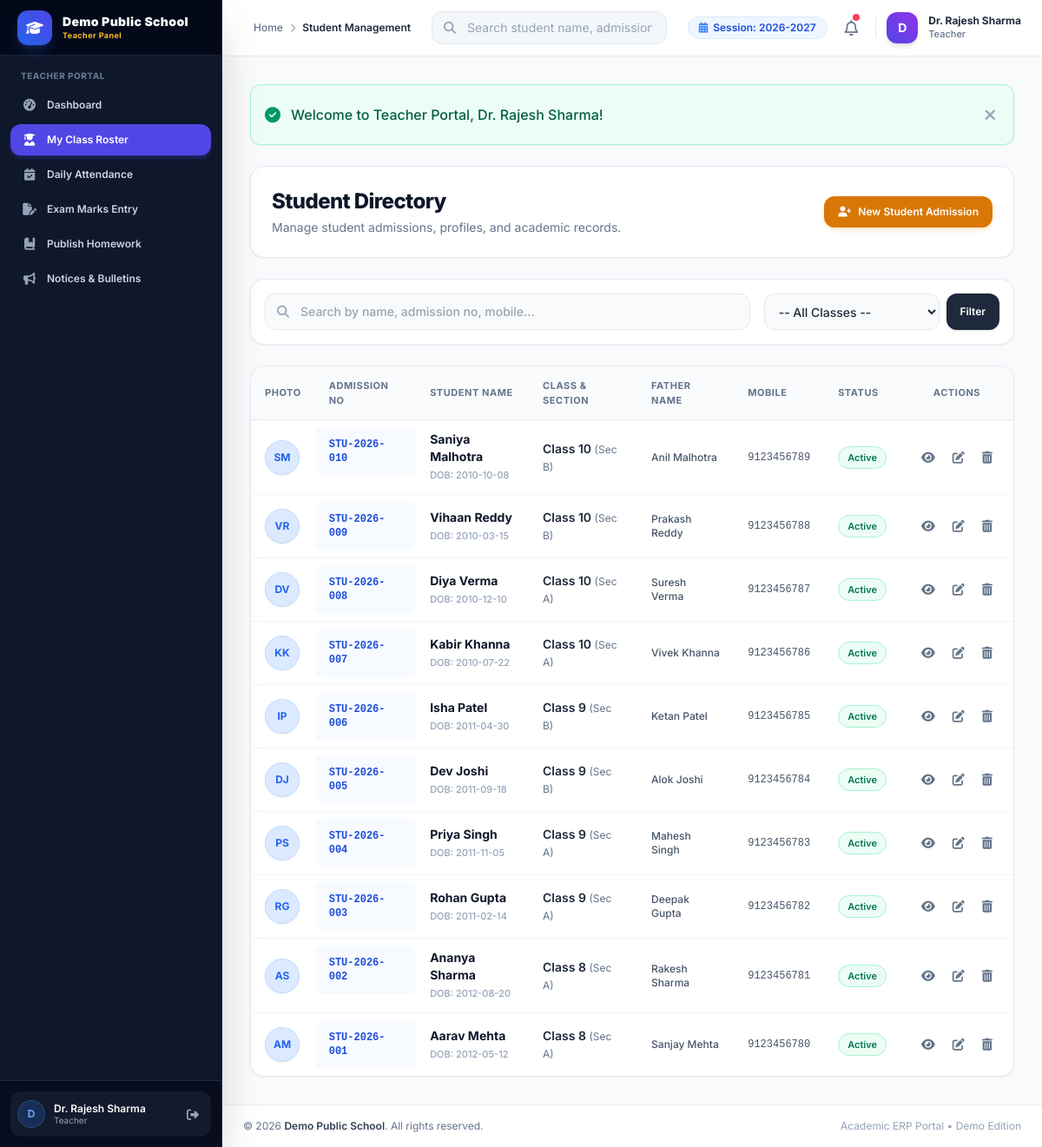
The app's page /admin/students/index.php (signed in) with its own data.
### tables this page shows
CREATE TABLE `school_settings` (
  `id` INT AUTO_INCREMENT PRIMARY KEY,
  `setting_key` VARCHAR(100) NOT NULL UNIQUE,
  `setting_value` TEXT DEFAULT NULL,
  `updated_at` DATETIME DEFAULT CURRENT_TIMESTAMP ON UPDATE CURRENT_TIMESTAMP
);

CREATE TABLE `students` (
  `id` INT AUTO_INCREMENT PRIMARY KEY,
  `admission_no` VARCHAR(30) NOT NULL UNIQUE,
  `password` VARCHAR(255) DEFAULT NULL,
  `first_name` VARCHAR(50) NOT NULL,
  `last_name` VARCHAR(50) NOT NULL,
  `father_name` VARCHAR(100) NOT NULL,
  `mother_name` VARCHAR(100) NOT NULL,
  `dob` DATE NOT NULL,
  `gender` ENUM('Male', 'Female', 'Other') NOT NULL,
  `class_id` INT NOT NULL,
  `section` VARCHAR(20) NOT NULL,
  `mobile` VARCHAR(20) NOT NULL,
  `email` VARCHAR(100) DEFAULT NULL,
  `address` TEXT,
  `admission_date` DATE NOT NULL,
  `photo` VARCHAR(255) DEFAULT NULL,
  `status` ENUM('Active', 'Inactive', 'Graduated') DEFAULT 'Active',
  `created_at` DATETIME DEFAULT CURRENT_TIMESTAMP,
  `updated_at` DATETIME DEFAULT CURRENT_TIMESTAMP ON UPDATE CURRENT_TIMESTAMP,
  FOREIGN KEY (`class_id`) REFERENCES `classes`(`id`) ON DELETE CASCADE
);

CREATE TABLE `classes` (
  `id` INT AUTO_INCREMENT PRIMARY KEY,
  `class_name` VARCHAR(50) NOT NULL,
  `section` VARCHAR(20) NOT NULL,
  `teacher_id` INT DEFAULT NULL,
  `room_number` VARCHAR(30) NOT NULL,
  `academic_session` VARCHAR(30) NOT NULL DEFAULT '2026-2027',
  `created_at` DATETIME DEFAULT CURRENT_TIMESTAMP,
  `updated_at` DATETIME DEFAULT CURRENT_TIMESTAMP ON UPDATE CURRENT_TIMESTAMP,
  FOREIGN KEY (`teacher_id`) REFERENCES `teachers`(`id`) ON DELETE SET NULL
);

### admin/students/index.php (the view, shortened to what the rows shown need)
<?php
require_once __DIR__ . '/../../includes/header.php';
try {
    $where = [];
    $params = [];
    $where_sql = !empty($where) ? "WHERE " . implode(" AND ", $where) : "";
    $sql = "SELECT s.*, c.class_name
            FROM students s
            LEFT JOIN classes c ON s.class_id = c.id
            $where_sql
            ORDER BY s.id DESC";
    $stmt = $pdo->prepare($sql);
    $stmt->execute($params);
    $students = $stmt->fetchAll();
} catch (PDOException $e) {
    set_flash('error', 'Database query failed: ' . $e->getMessage());
    $students = [];
    $classes = [];
}
?>
<div class="space-y-6">
    <div class="flex flex-col sm:flex-row sm:items-center justify-between gap-4 bg-white p-6 rounded-2xl border border-slate-200/80 shadow-sm">
        <div>
            <h1 class="text-2xl font-extrabold text-slate-900 tracking-tight">Student Directory</h1>
        </div>
    </div>
    <div class="bg-white rounded-2xl border border-slate-200/80 shadow-sm overflow-hidden">
        <div class="overflow-x-auto">
            <table class="w-full text-left border-collapse">
                <thead>
                    <tr class="bg-slate-50/80 border-b border-slate-200/80 text-[11px] font-bold text-slate-500 uppercase tracking-wider">
                        <th class="py-3.5 px-4">Photo</th>
                        <th class="py-3.5 px-4">Admission No</th>
                        <th class="py-3.5 px-4">Student Name</th>
                        <th class="py-3.5 px-4">Class & Section</th>
                        <th class="py-3.5 px-4">Father Name</th>
                        <th class="py-3.5 px-4">Mobile</th>
                        <th class="py-3.5 px-4">Status</th>
                        <th class="py-3.5 px-4 text-center">Actions</th>
                    </tr>
                </thead>
                <tbody class="divide-y divide-slate-100 text-sm font-medium text-slate-700">
                    <?php if (empty($students)): ?>
                        <tr>
                            <td colspan="8" class="py-12 text-center text-slate-400">
                                <i class="fa-solid fa-user-slash text-3xl mb-2 block text-slate-300"></i>
                                <span>No student records found matching the criteria.</span>
                            </td>
                        </tr>
                    <?php else: ?>
                        <?php foreach ($students as $s): ?>
                            <tr class="hover:bg-slate-50/80 transition-colors">
                                <td class="py-3 px-4">
                                    <div class="w-10 h-10 rounded-full bg-blue-100 text-blue-600 font-bold flex items-center justify-center text-xs overflow-hidden border border-blue-200 shadow-sm">
                                        <?php if (!empty($s['photo']) && file_exists(__DIR__ . '/../../assets/uploads/' . $s['photo'])): ?>
                                            <img src="<?= base_url('assets/uploads/' . e($s['photo'])) ?>" alt="Photo" class="w-full h-full object-cover">
                                        <?php else: ?>
                                            <?= strtoupper(substr($s['first_name'], 0, 1) . substr($s['last_name'], 0, 1)) ?>
                                        <?php endif; ?>
                                    </div>
                                </td>
                                <td class="py-3 px-4 font-mono text-xs font-bold text-blue-700 bg-blue-50/50 rounded-lg px-2 inline-block my-2"><?= e($s['admission_no']) ?></td>
                                <td class="py-3 px-4">
                                    <span class="font-bold text-slate-900 block"><?= e($s['first_name'] . ' ' . $s['last_name']) ?></span>
                                    <span class="text-[11px] text-slate-400">DOB: <?= e($s['dob']) ?></span>
                                </td>
                                <td class="py-3 px-4 font-semibold text-slate-800">
                                    <?= e($s['class_name'] ?? 'N/A') ?> <span class="text-xs text-slate-500 font-normal">(Sec <?= e($s['section']) ?>)</span>
                                </td>
                                <td class="py-3 px-4 text-xs text-slate-600"><?= e($s['father_name']) ?></td>
                                <td class="py-3 px-4 text-xs text-slate-600 font-mono"><?= e($s['mobile']) ?></td>
                                <td class="py-3 px-4">
                                    <span class="inline-flex items-center px-2.5 py-0.5 rounded-full text-[11px] font-semibold bg-emerald-50 text-emerald-700 border border-emerald-200">
                                        <?= e($s['status']) ?>
                                    </span>
                                </td>
                                <td class="py-3 px-4 text-center">
                                    <div class="flex items-center justify-center space-x-1">
                                        <a href="<?= base_url('admin/students/view.php?id=' . $s['id']) ?>" class="p-2 text-slate-500 hover:text-blue-600 hover:bg-blue-50 rounded-lg transition-colors" title="View Profile">
                                            <i class="fa-solid fa-eye text-sm"></i>
                                        </a>
                                        <a href="<?= base_url('admin/students/edit.php?id=' . $s['id']) ?>" class="p-2 text-slate-500 hover:text-amber-600 hover:bg-amber-50 rounded-lg transition-colors" title="Edit Student">
                                            <i class="fa-solid fa-pen-to-square text-sm"></i>
                                        </a>
                                        <a href="<?= base_url('admin/students/delete.php?id=' . $s['id'] . '&csrf=' . csrf_token()) ?>"
                                           onclick="return confirm('Are you sure you want to delete student <?= e($s['first_name'] . ' ' . $s['last_name']) ?>?');"
                                           class="p-2 text-slate-500 hover:text-rose-600 hover:bg-rose-50 rounded-lg transition-colors" title="Delete Student">
                                            <i class="fa-solid fa-trash-can text-sm"></i>
                                        </a>
                                    </div>
                                </td>
                            </tr>
                        <?php endforeach; ?>
                    <?php endif; ?>
                </tbody>
            </table>
        </div>
    </div>
</div>
<?php require_once __DIR__ . '/../../includes/footer.php'; ?>

### includes/sidebar.php (shortened to what the rows shown need)
<?php
if (is_admin()) {
    $dash_url = base_url('admin/dashboard.php');
    $role_badge = 'Admin Panel';
    $role_label = 'Administrator';
} elseif (is_accountant()) {
    $dash_url = base_url('admin/accounts/index.php');
    $role_badge = 'Accounts Dept';
    $role_label = 'Accountant';
} elseif (is_teacher()) {
    $dash_url = base_url('teacher/dashboard.php');
    $role_badge = 'Teacher Panel';
} else {
    $dash_url = base_url('student/dashboard.php');
    $role_badge = 'Student & Parent';
    $role_label = 'Student / Parent';
}
?>
<aside id="sidebar" class="fixed inset-y-0 left-0 z-50 w-64 bg-slate-900 text-slate-300 transform -translate-x-full md:translate-x-0 md:static md:inset-0 transition-transform duration-300 ease-in-out flex flex-col justify-between shadow-2xl border-r border-slate-800 no-print">
    <div>
        <div class="h-16 flex items-center justify-between px-5 bg-slate-950/80 border-b border-slate-800/80">
            <a href="<?= $dash_url ?>" class="flex items-center space-x-3 group">
                <div class="overflow-hidden">
                    <span class="font-black text-sm text-white tracking-wide block leading-tight truncate"><?= e(get_school_name()) ?></span>
                    <span class="text-[9px] text-amber-400 font-bold tracking-wider block truncate"><?= e($role_badge) ?></span>
                </div>
            </a>
        </div>
    </div>
</aside>

### includes/navbar.php (shortened to what the rows shown need)
<?php
$current_academic_session = get_school_setting('academic_session', '2026-2027');
?>
<header class="sticky top-0 z-30 bg-white/90 backdrop-blur-md border-b border-slate-200/80 no-print">
    <div class="flex items-center justify-between h-16 px-4 md:px-6">
        <div class="flex items-center space-x-3">
            <div class="hidden lg:flex items-center space-x-1.5 px-3 py-1 bg-blue-50 text-blue-700 rounded-full text-xs font-semibold border border-blue-100">
                <i class="fa-solid fa-calendar-days text-blue-500"></i>
                <span>Session: <?= e($current_academic_session) ?></span>
            </div>
        </div>
    </div>
</header>

### includes/footer.php (shortened to what the rows shown need)
            </main>
            <footer class="bg-white border-t border-slate-200/80 py-4 px-6 mt-auto text-center text-xs text-slate-500 flex flex-col sm:flex-row items-center justify-between no-print">
                <p>&copy; <?= date('Y') ?> <span class="font-semibold text-slate-700"><?= e(get_school_name()) ?></span>. All rights reserved.</p>
            </footer>
        </div>
    </div>
</body>
</html>

### records on screen
school_settings: setting_value "Demo Public School"
school_settings: setting_value "2026-2027"
students: first_name+last_name "SM", admission_no "STU-2026-010", first_name+last_name "Saniya Malhotra", dob "2010-10-08", class.class_name "Class 10", section "B", father_name "Anil Malhotra", mobile "9123456789", status "Active"
students: first_name+last_name "VR", admission_no "STU-2026-009", first_name+last_name "Vihaan Reddy", dob "2010-03-15", class.class_name "Class 10", section "B", father_name "Prakash Reddy", mobile "9123456788", status "Active"
students: first_name+last_name "DV", admission_no "STU-2026-008", first_name+last_name "Diya Verma", dob "2010-12-10", class.class_name "Class 10", section "A", father_name "Suresh Verma", mobile "9123456787", status "Active"
students: first_name+last_name "KK", admission_no "STU-2026-007", first_name+last_name "Kabir Khanna", dob "2010-07-22", class.class_name "Class 10", section "A", father_name "Vivek Khanna", mobile "9123456786", status "Active"
students: first_name+last_name "IP", admission_no "STU-2026-006", first_name+last_name "Isha Patel", dob "2011-04-30", class.class_name "Class 9", section "B", father_name "Ketan Patel", mobile "9123456785", status "Active"
students: first_name+last_name "DJ", admission_no "STU-2026-005", first_name+last_name "Dev Joshi", dob "2011-09-18", class.class_name "Class 9", section "B", father_name "Alok Joshi", mobile "9123456784", status "Active"
students: first_name+last_name "PS", admission_no "STU-2026-004", first_name+last_name "Priya Singh", dob "2011-11-05", class.class_name "Class 9", section "A", father_name "Mahesh Singh", mobile "9123456783", status "Active"
students: first_name+last_name "RG", admission_no "STU-2026-003", first_name+last_name "Rohan Gupta", dob "2011-02-14", class.class_name "Class 9", section "A", father_name "Deepak Gupta", mobile "9123456782", status "Active"
students: first_name+last_name "AS", admission_no "STU-2026-002", first_name+last_name "Ananya Sharma", dob "2012-08-20", class.class_name "Class 8", section "A", father_name "Rakesh Sharma", mobile "9123456781", status "Active"
students: first_name+last_name "AM", admission_no "STU-2026-001", first_name+last_name "Aarav Mehta", dob "2012-05-12", class.class_name "Class 8", section "A", father_name "Sanjay Mehta", mobile "9123456780", status "Active"

### other values on screen
$role_badge "Teacher Panel"
substr($_SESSION['full_name'] ?? 'U', 0, 1) "D"
$_SESSION['full_name'] "Dr. Rajesh Sharma"
$role_label "Teacher"
$page_title "Student Management"
$nav_role_title "Teacher"
$flash['text'] "Welcome to Teacher Portal, Dr. Rajesh Sharma!"
